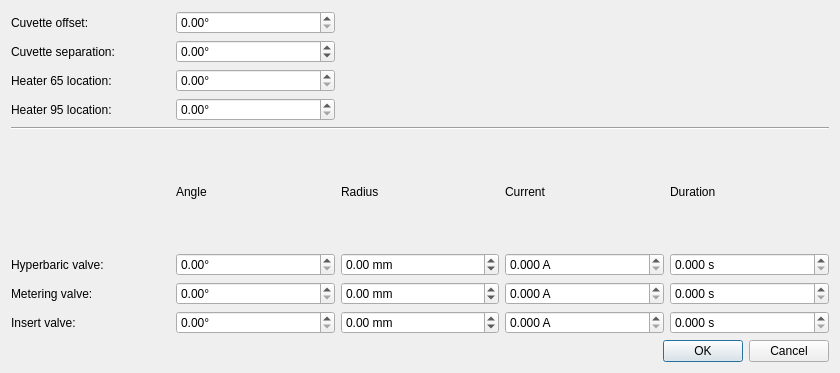
<?xml version="1.0" encoding="UTF-8"?>
<ui version="4.0">
 <class>DiskConfigurationDialog</class>
 <widget class="QDialog" name="DiskConfigurationDialog">
  <property name="geometry">
   <rect>
    <x>0</x>
    <y>0</y>
    <width>840</width>
    <height>373</height>
   </rect>
  </property>
  <property name="windowTitle">
   <string>Disk configuration</string>
  </property>
  <layout class="QGridLayout" name="gridLayout">
   <item row="8" column="0">
    <widget class="QLabel" name="meteringValveLabel">
     <property name="text">
      <string>Metering valve:</string>
     </property>
    </widget>
   </item>
   <item row="9" column="0">
    <widget class="QLabel" name="insertValveLabel">
     <property name="text">
      <string>Insert valve:</string>
     </property>
    </widget>
   </item>
   <item row="9" column="1">
    <widget class="QDoubleSpinBox" name="insertValveAngleBox">
     <property name="suffix">
      <string>°</string>
     </property>
     <property name="maximum">
      <double>360.000000000000000</double>
     </property>
    </widget>
   </item>
   <item row="7" column="1">
    <widget class="QDoubleSpinBox" name="hyperbaricValveAngleBox">
     <property name="suffix">
      <string>°</string>
     </property>
     <property name="maximum">
      <double>360.000000000000000</double>
     </property>
    </widget>
   </item>
   <item row="7" column="0">
    <widget class="QLabel" name="hyperbaricValveLabel">
     <property name="text">
      <string>Hyperbaric valve:</string>
     </property>
    </widget>
   </item>
   <item row="6" column="1">
    <widget class="QLabel" name="angleLabel">
     <property name="text">
      <string>Angle</string>
     </property>
    </widget>
   </item>
   <item row="2" column="1">
    <widget class="QDoubleSpinBox" name="heater65LocationBox">
     <property name="suffix">
      <string>°</string>
     </property>
     <property name="maximum">
      <double>360.000000000000000</double>
     </property>
    </widget>
   </item>
   <item row="8" column="1">
    <widget class="QDoubleSpinBox" name="meteringValveAngleBox">
     <property name="suffix">
      <string>°</string>
     </property>
     <property name="maximum">
      <double>360.000000000000000</double>
     </property>
    </widget>
   </item>
   <item row="0" column="1">
    <widget class="QDoubleSpinBox" name="cuvetteOffsetBox">
     <property name="suffix">
      <string>°</string>
     </property>
     <property name="maximum">
      <double>360.000000000000000</double>
     </property>
    </widget>
   </item>
   <item row="7" column="2">
    <widget class="QDoubleSpinBox" name="hyperbaricValveRadiusBox">
     <property name="suffix">
      <string> mm</string>
     </property>
     <property name="minimum">
      <double>-99.989999999999995</double>
     </property>
    </widget>
   </item>
   <item row="1" column="0">
    <widget class="QLabel" name="cuvetteSeparationLabel">
     <property name="text">
      <string>Cuvette separation:</string>
     </property>
    </widget>
   </item>
   <item row="2" column="0">
    <widget class="QLabel" name="heater65LocationLabel">
     <property name="text">
      <string>Heater 65 location:</string>
     </property>
    </widget>
   </item>
   <item row="3" column="0">
    <widget class="QLabel" name="heater95LocationLabel">
     <property name="text">
      <string>Heater 95 location:</string>
     </property>
    </widget>
   </item>
   <item row="1" column="1">
    <widget class="QDoubleSpinBox" name="cuvetteSeparationBox">
     <property name="suffix">
      <string>°</string>
     </property>
     <property name="minimum">
      <double>-180.000000000000000</double>
     </property>
     <property name="maximum">
      <double>180.000000000000000</double>
     </property>
    </widget>
   </item>
   <item row="3" column="1">
    <widget class="QDoubleSpinBox" name="heater95LocationBox">
     <property name="suffix">
      <string>°</string>
     </property>
     <property name="maximum">
      <double>360.000000000000000</double>
     </property>
    </widget>
   </item>
   <item row="8" column="2">
    <widget class="QDoubleSpinBox" name="meteringValveRadiusBox">
     <property name="suffix">
      <string> mm</string>
     </property>
     <property name="minimum">
      <double>-99.989999999999995</double>
     </property>
    </widget>
   </item>
   <item row="0" column="0">
    <widget class="QLabel" name="cuvetteOffsetLabel">
     <property name="text">
      <string>Cuvette offset:</string>
     </property>
    </widget>
   </item>
   <item row="9" column="2">
    <widget class="QDoubleSpinBox" name="insertValveRadiusBox">
     <property name="suffix">
      <string> mm</string>
     </property>
     <property name="minimum">
      <double>-99.989999999999995</double>
     </property>
    </widget>
   </item>
   <item row="6" column="2">
    <widget class="QLabel" name="radiusLabel">
     <property name="text">
      <string>Radius</string>
     </property>
    </widget>
   </item>
   <item row="6" column="3">
    <widget class="QLabel" name="currentLabel">
     <property name="text">
      <string>Current</string>
     </property>
    </widget>
   </item>
   <item row="7" column="3">
    <widget class="QDoubleSpinBox" name="hyperbaricValveCurrentBox">
     <property name="suffix">
      <string> A</string>
     </property>
     <property name="decimals">
      <number>3</number>
     </property>
     <property name="maximum">
      <double>1.000000000000000</double>
     </property>
    </widget>
   </item>
   <item row="8" column="3">
    <widget class="QDoubleSpinBox" name="meteringValveCurrentBox">
     <property name="suffix">
      <string> A</string>
     </property>
     <property name="decimals">
      <number>3</number>
     </property>
     <property name="maximum">
      <double>1.000000000000000</double>
     </property>
    </widget>
   </item>
   <item row="9" column="3">
    <widget class="QDoubleSpinBox" name="insertValveCurrentBox">
     <property name="suffix">
      <string> A</string>
     </property>
     <property name="decimals">
      <number>3</number>
     </property>
     <property name="maximum">
      <double>1.000000000000000</double>
     </property>
    </widget>
   </item>
   <item row="9" column="4">
    <widget class="QDoubleSpinBox" name="insertValveDurationBox">
     <property name="suffix">
      <string> s</string>
     </property>
     <property name="decimals">
      <number>3</number>
     </property>
     <property name="maximum">
      <double>30.000000000000000</double>
     </property>
    </widget>
   </item>
   <item row="8" column="4">
    <widget class="QDoubleSpinBox" name="meteringValveDurationBox">
     <property name="suffix">
      <string> s</string>
     </property>
     <property name="decimals">
      <number>3</number>
     </property>
     <property name="maximum">
      <double>30.000000000000000</double>
     </property>
    </widget>
   </item>
   <item row="7" column="4">
    <widget class="QDoubleSpinBox" name="hyperbaricValveDurationBox">
     <property name="suffix">
      <string> s</string>
     </property>
     <property name="decimals">
      <number>3</number>
     </property>
     <property name="maximum">
      <double>30.000000000000000</double>
     </property>
    </widget>
   </item>
   <item row="6" column="4">
    <widget class="QLabel" name="durationLabel">
     <property name="text">
      <string>Duration</string>
     </property>
    </widget>
   </item>
   <item row="10" column="0" colspan="5">
    <widget class="QDialogButtonBox" name="buttonBox">
     <property name="orientation">
      <enum>Qt::Horizontal</enum>
     </property>
     <property name="standardButtons">
      <set>QDialogButtonBox::Cancel|QDialogButtonBox::Ok</set>
     </property>
    </widget>
   </item>
   <item row="4" column="0" colspan="5">
    <widget class="Line" name="line">
     <property name="orientation">
      <enum>Qt::Horizontal</enum>
     </property>
    </widget>
   </item>
  </layout>
 </widget>
 <tabstops>
  <tabstop>cuvetteOffsetBox</tabstop>
  <tabstop>cuvetteSeparationBox</tabstop>
  <tabstop>heater65LocationBox</tabstop>
  <tabstop>heater95LocationBox</tabstop>
  <tabstop>hyperbaricValveAngleBox</tabstop>
  <tabstop>hyperbaricValveRadiusBox</tabstop>
  <tabstop>hyperbaricValveCurrentBox</tabstop>
  <tabstop>hyperbaricValveDurationBox</tabstop>
  <tabstop>meteringValveAngleBox</tabstop>
  <tabstop>meteringValveRadiusBox</tabstop>
  <tabstop>meteringValveCurrentBox</tabstop>
  <tabstop>meteringValveDurationBox</tabstop>
  <tabstop>insertValveAngleBox</tabstop>
  <tabstop>insertValveRadiusBox</tabstop>
  <tabstop>insertValveCurrentBox</tabstop>
  <tabstop>insertValveDurationBox</tabstop>
 </tabstops>
 <resources/>
 <connections>
  <connection>
   <sender>buttonBox</sender>
   <signal>accepted()</signal>
   <receiver>DiskConfigurationDialog</receiver>
   <slot>accept()</slot>
   <hints>
    <hint type="sourcelabel">
     <x>248</x>
     <y>254</y>
    </hint>
    <hint type="destinationlabel">
     <x>157</x>
     <y>274</y>
    </hint>
   </hints>
  </connection>
  <connection>
   <sender>buttonBox</sender>
   <signal>rejected()</signal>
   <receiver>DiskConfigurationDialog</receiver>
   <slot>reject()</slot>
   <hints>
    <hint type="sourcelabel">
     <x>316</x>
     <y>260</y>
    </hint>
    <hint type="destinationlabel">
     <x>286</x>
     <y>274</y>
    </hint>
   </hints>
  </connection>
 </connections>
</ui>
